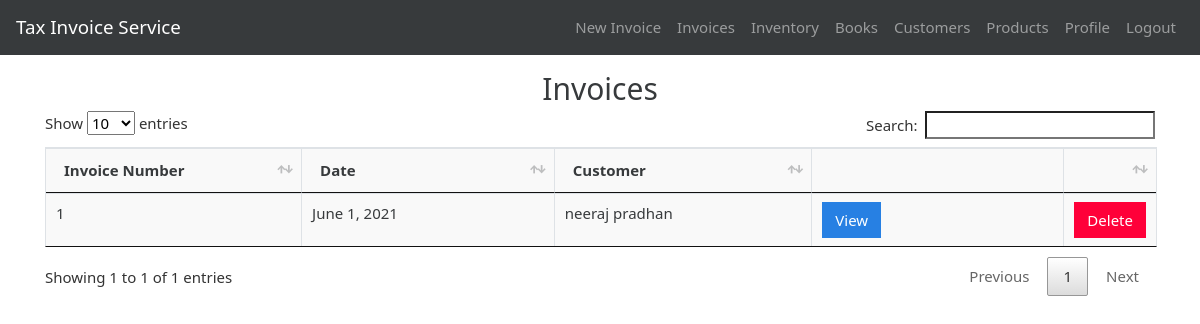
/invoices (signed in), run on the app's committed database.
### gstbillingapp/models.py (models this page shows, shortened)
class Invoice(models.Model):
    user = models.ForeignKey(User, null=True, blank=True, on_delete=models.SET_NULL)
    invoice_number = models.IntegerField()
    invoice_date = models.DateField()
    invoice_customer = models.ForeignKey(
        'Customer',
        on_delete=models.SET_NULL,
        null=True
    )
    invoice_json = models.TextField()
    inventory_reflected = models.BooleanField(default=True)
    books_reflected = models.BooleanField(default=True)

class Customer(models.Model):
    user = models.ForeignKey(User, null=True, blank=True, on_delete=models.SET_NULL)
    customer_name = models.CharField(max_length=200)
    customer_address = models.TextField(max_length=600, blank=True, null=True)
    customer_phone = models.CharField(max_length=14, blank=True, null=True)
    customer_gst = models.CharField(max_length=15, blank=True, null=True)
    def __str__(self):
        return self.customer_name

### gstbillingapp/views.py (the view)
# urls.py: path('invoices', views.invoices, name='invoices'),
@login_required
def invoices(request):
    context = {}
    context['invoices'] = Invoice.objects.filter(user=request.user).order_by('-id')
    return render(request, 'gstbillingapp/invoices.html', context)

### gstbillingapp/templates/gstbillingapp/invoices.html (shortened to what this page needs)
{% extends "gstbillingapp/base.html" %}
{% load static %}
{% block content %}
		<h2 class="text-center m-1">Invoices</h2>
		<table class="table table-bordered" id="invoice-table">
		<thead>
			<tr>
				<th>Invoice Number</th>
				<th>Date</th>
				<th>Customer</th>
				<th></th>
				<th></th>
			</tr>
		</thead>
		<tbody class="two-col-form">
			{% for invoice in invoices %}
			<tr>
 				<td>{{invoice.invoice_number}}</td>
 				<td>{{invoice.invoice_date}}</td>
 				<td>{{invoice.invoice_customer}}</td>
				 <td><a href="{% url 'invoice_viewer' invoice.id %}"><button type="button" class="btn btn-primary">View</button></a></td>
				 <td><button type="button" class="btn btn-danger" data-toggle="modal" data-target="#invoiceDeleteModal" data-invoice-id="{{invoice.id}}" data-invoice-number="{{invoice.invoice_number}}, for {{invoice.invoice_customer}}">Delete</button></td>
			</tr>
			{% endfor %}
		</tbody>
		</table>
{% endblock %}

### gstbillingapp/static/gstbillingapp/main.css (style rules this page uses)
.table-bordered td, .table-bordered th { padding: 0.25em; }
.table-bordered tbody td, .table-bordered tbody th, .table-bordered thead th, .table-bordered thead td { background: #f9f9f9; }
.two-col-form td, .two-col-form th { width: 25%; }

### data on the page
Invoice: invoice_number "1", invoice_date "June 1, 2021", invoice_customer "neeraj pradhan"
